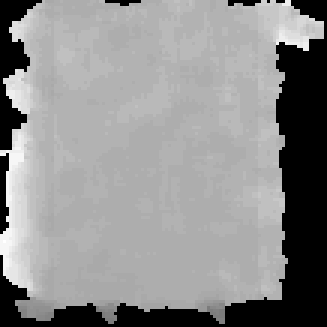
%> input picture matlab/orig/caja16n.png, 109 x 109 px (shown 3 times larger)
$ octave script5.m   (GNU Octave 9; MATLAB toolbox functions it lacks are replaced by stand-ins)
%> lines starting %> are read from the running program, lines starting %| are printed output that depends on the picture; in (x1, y1, x2, y2) boxes, pixels count from 0 and x2, y2 are one past the last pixel; in counts of white or black regions, pixels touching at a corner belong together; the program's own positions count from 1; long printed decimals are rounded
addpath('orig');

caja = int16(imread('caja16n.png'));
%> caja is the input picture: size 109x109 int16; min 0, max 16510, mean 9242.3
tipo = int16(imread('tipo16n.png'));
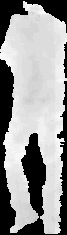
%> input picture matlab/orig/tipo16n.png, 67 x 235 px
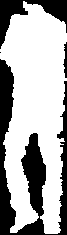
%> tipo: size 235x67 int16; values 0 (black) and 32767 (white), 66.9% white; 4 black regions (1 under 20 px), largest, box (x1, y1, x2, y2) and area: (0, 59, 67, 235) 4027, (0, 0, 67, 49) 1094, (63, 42, 67, 78) 88

h = [-1,0,1];
gradiente = imfilter(double(caja),h);
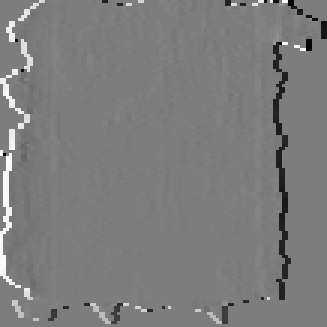
%> gradiente: size 109x109 double (shown 3 times larger); min -15974, max 16510, mean -12; drawn with min black and max white

g_pos = gradiente(gradiente>=0);
g_pos = g_pos(:);
g_neg = gradiente(gradiente<=0);
g_neg = g_neg(:);

std_pos = std(g_pos);
%> std_pos = 2223.5
std_neg = std(g_neg);
%> std_neg = 1891.7

mean_pos = mean(g_pos);
%> mean_pos = 427.9
mean_neg = mean(g_neg);
%> mean_neg = -415.1

std_mean = mean([std_pos,std_neg]);
%> std_mean = 2057.6

fprintf('Caja:\nPOS\tmedia = %f \t std = %f\nNEG\tmedia = %f \t std = %f\t std_mean = %f\n',...
    mean_pos,std_pos,mean_neg,std_neg,std_mean);
%| Caja:
%| POS	media = 427.923 	 std = 2223.452
%| NEG	media = -415.109 	 std = 1891.701	 std_mean = 2057.577


gradiente = imfilter(double(tipo),h);
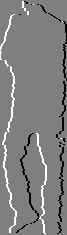
%> gradiente: size 235x67 double; min -32767, max 32767, mean 6.2; drawn with min black and max white

g_pos = gradiente(gradiente>=0);
g_pos = g_pos(:);
g_neg = gradiente(gradiente<=0);
g_neg = g_neg(:);

std_pos = std(g_pos);
%> std_pos = 6706.9
std_neg = std(g_neg);
%> std_neg = 6693

mean_pos = mean(g_pos);
%> mean_pos = 1435.6
mean_neg = mean(g_neg);
%> mean_neg = -1429.4

std_mean = mean([std_pos,std_neg]);
%> std_mean = 6699.9

fprintf('Tipo:\nPOS\tmedia = %f \t std = %f\nNEG\tmedia = %f \t std = %f\t std_mean = %f\n',...
    mean_pos,std_pos,mean_neg,std_neg,std_mean);
%| Tipo:
%| POS	media = 1435.606 	 std = 6706.901
%| NEG	media = -1429.375 	 std = 6692.994	 std_mean = 6699.948
